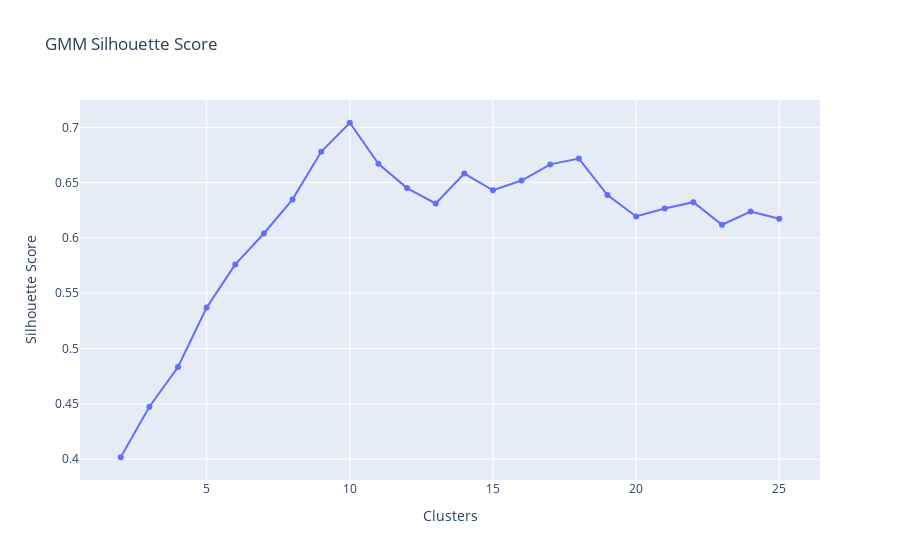

Notebook code for this chart:
### Code cell
fig = px.line(x = clusters, y = gmm_list, markers=True, title = 'GMM Silhouette Score')
fig.update_layout(yaxis_title = 'Silhouette Score', xaxis_title = 'Clusters')
fig.show()

### Figure 1 — Plotly figure (JSON) as saved in the notebook; plotly's stock layout.template omitted (floating-point values rounded to 4 significant figures)
{"data": [{"hovertemplate": "x=%{x}<br>y=%{y}<extra></extra>", "legendgroup": "", "line": {"color": "#636efa", "dash": "solid"}, "marker": {"symbol": "circle"}, "mode": "lines+markers", "name": "", "orientation": "v", "showlegend": false, "type": "scatter", "x": [2, 3, 4, 5, 6, 7, 8, 9, 10, 11, 12, 13, 14, 15, 16, 17, 18, 19, 20, 21, 22, 23, 24, 25], "xaxis": "x", "y": [0.4017, 0.4473, 0.4833, 0.537, 0.576, 0.604, 0.6349, 0.6779, 0.7041, 0.6671, 0.6451, 0.6312, 0.6582, 0.6431, 0.6519, 0.6665, 0.6718, 0.6387, 0.6194, 0.6266, 0.6323, 0.6119, 0.6239, 0.6173], "yaxis": "y"}], "layout": {"autosize": true, "legend": {"tracegroupgap": 0}, "title": {"text": "GMM Silhouette Score"}, "xaxis": {"anchor": "y", "autorange": true, "domain": [0, 1], "range": [0.6405, 26.36], "title": {"text": "Clusters"}, "type": "linear"}, "yaxis": {"anchor": "x", "autorange": true, "domain": [0, 1], "range": [0.3767, 0.7291], "title": {"text": "Silhouette Score"}, "type": "linear"}}}
